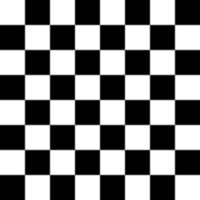
#> input picture skimage.data.checkerboard(), 200 x 200 px
$ jupyter execute lab10_1.ipynb
#> lines starting #> are read from the running program, lines starting #| are printed output that depends on the picture; after the words box and inside, x2 and y2 are one past the last pixel; in counts of white or black regions, pixels touching at a corner belong together
[cell 1]
from matplotlib import pyplot as plt

from skimage import data
from skimage.feature import corner_harris, corner_subpix, corner_peaks
from skimage.transform import warp, AffineTransform
from skimage.draw import ellipse

# Sheared checkerboard
tform = AffineTransform(scale=(1.3, 1.1), rotation=1, shear=0.7,
                        translation=(110, 30))
image = warp(data.checkerboard()[:90, :90], tform.inverse,
             output_shape=(200, 310))
# Ellipse
rr, cc = ellipse(160, 175, 10, 100)
image[rr, cc] = 1
# Two squares
image[30:80, 200:250] = 1
image[80:130, 250:300] = 1
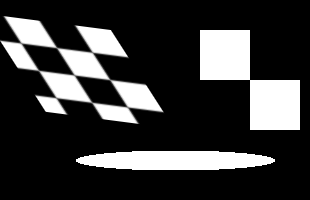
#> image: shape (200, 310) float64; min 0, max 1, mean 0.225

coords = corner_peaks(corner_harris(image), min_distance=5, threshold_rel=0.02)
#> coords = 29 pairs, first value 17 to 160, second value 5 to 299
coords_subpix = corner_subpix(image, coords, window_size=13)
#> coords_subpix = 29 pairs, first value 15.82 to 160, second value 3.62 to 299.5

fig, ax = plt.subplots()
ax.imshow(image, cmap=plt.cm.gray)
ax.plot(coords[:, 1], coords[:, 0], color='cyan', marker='o',
        linestyle='None', markersize=6)
ax.plot(coords_subpix[:, 1], coords_subpix[:, 0], '+r', markersize=15)
ax.axis((0, 310, 200, 0))
plt.show()

[cell 2]
from skimage import io
from matplotlib import pyplot as plt

from skimage import data
from skimage.feature import corner_harris, corner_subpix, corner_peaks
from skimage.transform import warp, AffineTransform
from skimage.draw import ellipse

from skimage.color import rgb2gray

filename = 'Example_Lab.jpg'
image_rgb = io.imread(filename)
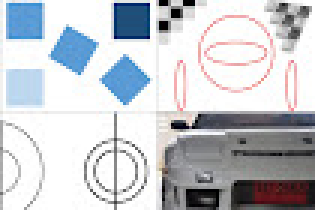
#> input picture lab_10/Example_Lab.jpg, 105 x 70 px (shown 3 times larger)
#> image_rgb is the input picture: shape (70, 105, 3); mean R, G, B 196.8, 199.9, 205.2

image = rgb2gray(image_rgb)
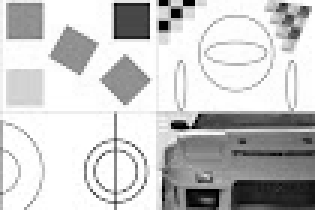
#> image: shape (70, 105) float64 (shown 3 times larger); min 0, max 1, mean 0.783

# [5 lines of commented-out code are left out]
coords = corner_peaks(corner_harris(image), min_distance=1, threshold_rel=0.001)
#> coords = 83 pairs, first value 1 to 68, second value 1 to 103

# fig, ax = plt.subplots()
fig, ax = plt.subplots(1, 2, figsize=(16, 16), sharex=True, sharey=True)

# Originla Image
ax[0].imshow(image_rgb)

# Show the corner points
ax[1].imshow(image, cmap=plt.cm.gray)
ax[1].plot(coords[:, 1], coords[:, 0], color='cyan', marker='o',
        linestyle='None', markersize=6)

plt.show()

[cell 3]
from matplotlib import cm
from skimage.transform import (hough_line, hough_line_peaks,
                               probabilistic_hough_line)
from skimage.feature import canny
from skimage import data

import numpy as np
import matplotlib.pyplot as plt

# Constructing test image.
image = np.zeros((100, 100))
idx = np.arange(25, 75)
image[idx[::-1], idx] = 255
image[idx, idx] = 255

# Classic straight-line Hough transform.
h, theta, d = hough_line(image)

# Generating figure 1.
fig, (ax0, ax1, ax2) = plt.subplots(1, 3, figsize=(12, 6))
plt.tight_layout()

ax0.imshow(image, cmap=cm.gray)
ax0.set_title('Input image')
ax0.set_axis_off()

# Generating Hough Transform
ax1.imshow(np.log(1 + h), extent=[np.rad2deg(theta[-1]), np.rad2deg(theta[0]),
           d[-1], d[0]], cmap=cm.gray, aspect=1/1.5)
ax1.set_title('Hough transform')
ax1.set_xlabel('Angles (degrees)')
ax1.set_ylabel('Distance (pixels)')
ax1.axis('image')

# Show the result lines
ax2.imshow(image, cmap=cm.gray)
row1, col1 = image.shape
for _, angle, dist in zip(*hough_line_peaks(h, theta, d)):
    y0 = (dist - 0 * np.cos(angle)) / np.sin(angle)
    y1 = (dist - col1 * np.cos(angle)) / np.sin(angle)
    ax2.plot((0, col1), (y0, y1), '-r')
ax2.axis((0, col1, row1, 0))
ax2.set_title('Detected lines')
ax2.set_axis_off()

plt.show()
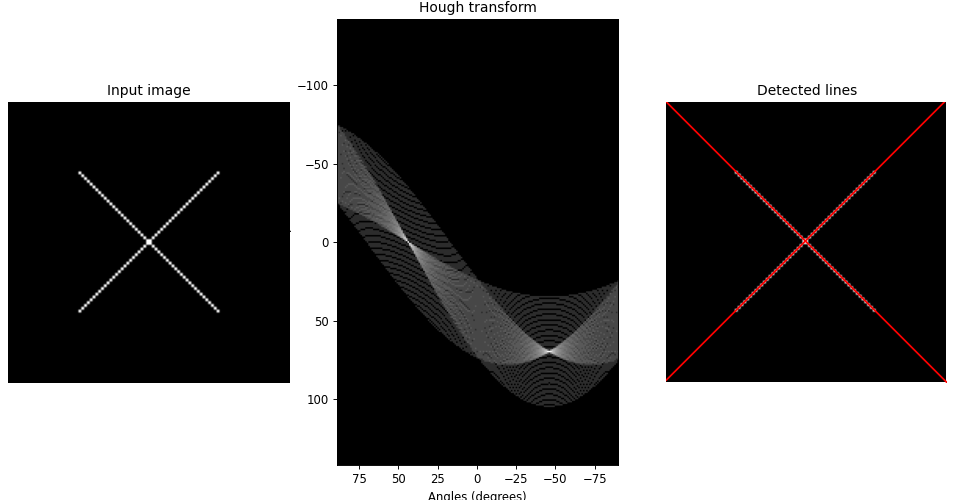
#> figure drawn by matplotlib, 3 panels

[cell 4]
import numpy as np

from skimage.transform import hough_line, hough_line_peaks
from skimage.feature import canny
from skimage.draw import line
from skimage import data

import matplotlib.pyplot as plt
from matplotlib import cm

import matplotlib.lines as lines

# Constructing test image
image = np.zeros((200, 200))
idx = np.arange(25, 175)
image[idx, idx] = 255
image[line(45, 25, 25, 175)] = 255
image[line(25, 135, 175, 155)] = 255

# Classic straight-line Hough transform
# Set a precision of 0.5 degree.
tested_angles = np.linspace(-np.pi / 2, np.pi / 2, 360, endpoint=False)
h, theta, d = hough_line(image, theta=tested_angles)

# Generating figure 1
fig, axes = plt.subplots(1, 3, figsize=(16, 6))
ax = axes.ravel()

ax[0].imshow(image, cmap=cm.gray)
ax[0].set_title('Input image')
ax[0].set_axis_off()

angle_step = 0.5 * np.diff(theta).mean()
d_step = 0.5 * np.diff(d).mean()
bounds = [np.rad2deg(theta[0] - angle_step),
          np.rad2deg(theta[-1] + angle_step),
          d[-1] + d_step, d[0] - d_step]
ax[1].imshow(np.log(1 + h), extent=bounds, cmap=cm.gray, aspect=1/1.5)
ax[1].set_title('Hough transform')
ax[1].set_xlabel('Angles (degrees)')
ax[1].set_ylabel('Distance (pixels)')
ax[1].axis('image')

ax[2].imshow(image, cmap=cm.gray)
row1, col1 = image.shape
for _, angle, dist in zip(*hough_line_peaks(h, theta, d)):
    y0 = (dist - 0 * np.cos(angle)) / np.sin(angle)
    y1 = (dist - col1 * np.cos(angle)) / np.sin(angle)
    ax[2].plot((0, col1), (y0, y1), '-r')
ax[2].axis((0, col1, row1, 0))
ax[2].set_title('Detected lines')
ax[2].set_axis_off()

plt.tight_layout()
plt.show()
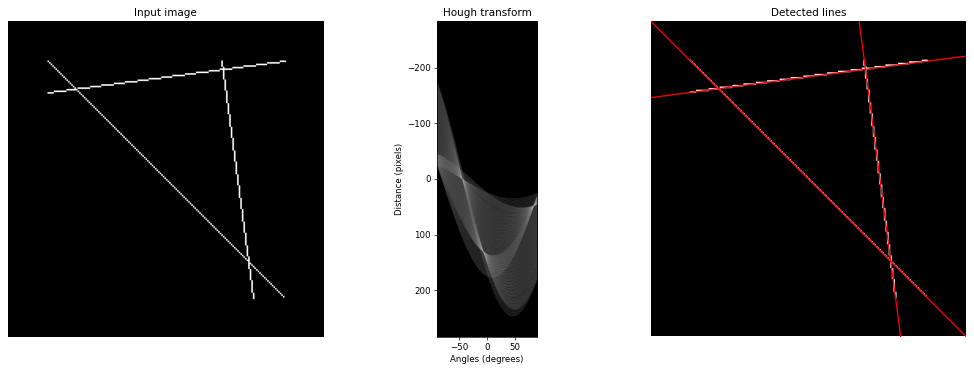
#> figure drawn by matplotlib, 3 panels

[cell 5]
from skimage.transform import probabilistic_hough_line

# Line finding using the Probabilistic Hough Transform
image = data.camera()
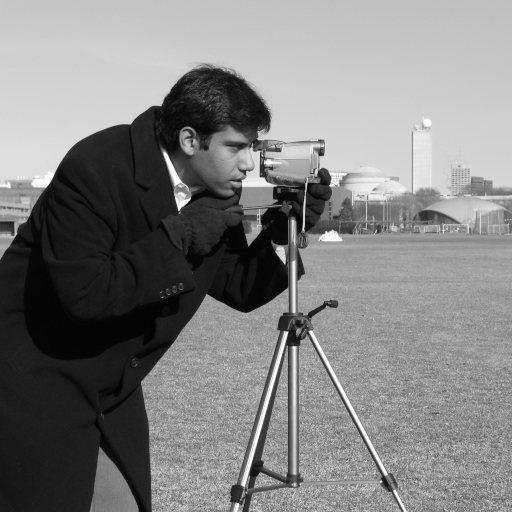
#> input picture skimage.data.camera(), 512 x 512 px
#> image is the input picture: shape (512, 512); min 0, max 255, mean 129.1
edges = canny(image, 2, 1, 25)
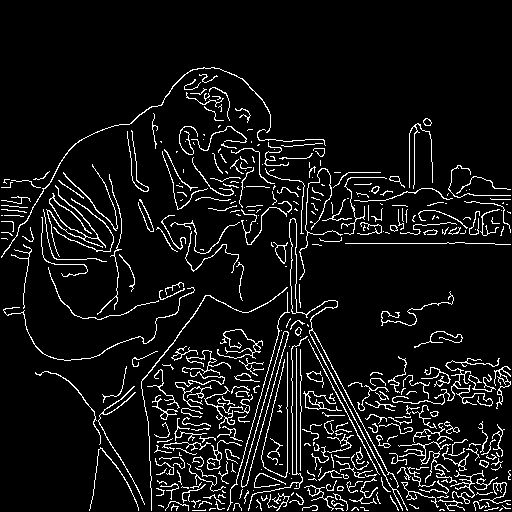
#> edges: shape (512, 512) bool; 7.6% white in thin lines or dots, all inside (x1, y1, x2, y2) = (1, 67, 511, 511)
lines = probabilistic_hough_line(edges, threshold=10, line_length=5,
                                 line_gap=3)
#> lines = 1638 items

# Generating figure 2
fig, axes = plt.subplots(1, 3, figsize=(15, 5), sharex=True, sharey=True)
ax = axes.ravel()

ax[0].imshow(image, cmap=cm.gray)
ax[0].set_title('Input image')

ax[1].imshow(edges, cmap=cm.gray)
ax[1].set_title('Canny edges')

ax[2].imshow(edges * 0)
for line in lines:
    p0, p1 = line
    ax[2].plot((p0[0], p1[0]), (p0[1], p1[1]))
#> this loop made 1638 passes
#> (p0, p1) on passes 1 to 3: ((88, 247), (74, 240)), ((476, 452), (468, 448)), ((296, 474), (296, 346))
ax[2].set_xlim((0, image.shape[1]))
ax[2].set_ylim((image.shape[0], 0))
ax[2].set_title('Probabilistic Hough')

for a in ax:
    a.set_axis_off()

plt.tight_layout()
plt.show()
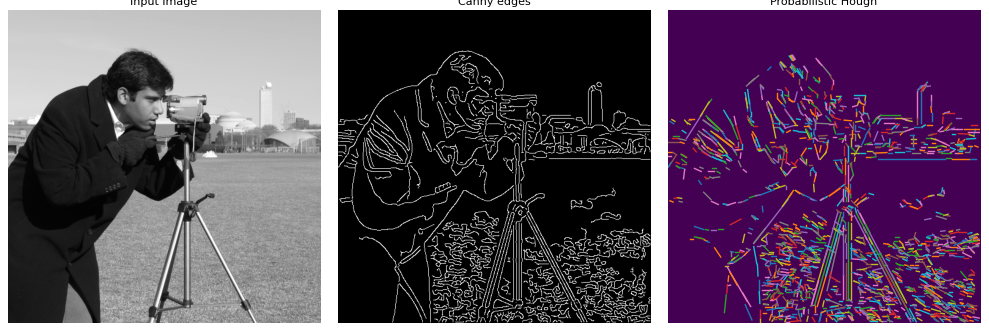
#> figure drawn by matplotlib, 3 panels

[cell 6]
from skimage import io
from skimage.color import rgb2gray
from matplotlib import pyplot as plt

from skimage.transform import probabilistic_hough_line

filename = 'Example_Lab.jpg'
image_rgb = io.imread(filename)
image = rgb2gray(image_rgb)

edges = canny(image)
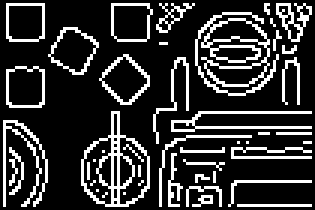
#> edges: shape (70, 105) bool (shown 3 times larger); 19.9% white in thin lines or dots
# edges = canny(image, 2, 1) # Depend on a edge detection algorithm
lines = probabilistic_hough_line(edges, threshold=10, line_length=5,
                                 line_gap=3)
#> lines = 156 items

# Generating figure 2
fig, axes = plt.subplots(1, 3, figsize=(15, 5), sharex=True, sharey=True)
ax = axes.ravel()

ax[0].imshow(image, cmap=cm.gray)
ax[0].set_title('Input image')

ax[1].imshow(edges, cmap=cm.gray)
ax[1].set_title('Canny edges')

ax[2].imshow(edges * 0)
for line in lines:
    p0, p1 = line
    ax[2].plot((p0[0], p1[0]), (p0[1], p1[1]))
#> this loop made 156 passes
#> (p0, p1) on passes 1 to 3: ((90, 7), (103, 2)), ((74, 49), (88, 49)), ((44, 57), (49, 52))
ax[2].set_xlim((0, image.shape[1]))
ax[2].set_ylim((image.shape[0], 0))
ax[2].set_title('Probabilistic Hough')

for a in ax:
    a.set_axis_off()

plt.tight_layout()
plt.show()
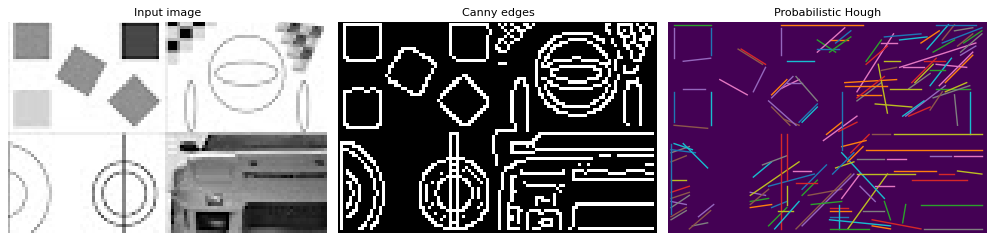
#> figure drawn by matplotlib, 3 panels
